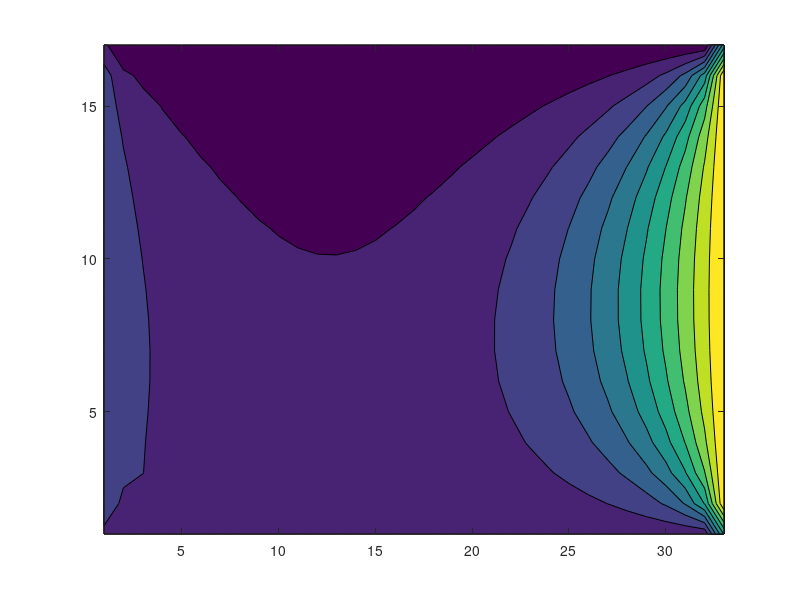

Write MATLAB code to recreate this figure.
%% 3 STEADY STATE TEMPERATURE USING 3 Central Diff
close all, clear all, clc
format long;

%Given data:

L = 0.4;     %[m] x-direction             
H = 0.2;     %[m] y-direction

prompt =  {'Input values for step size dx:', 'Input values for step size dy'};
dlgtitle = 'Input';
definput = {'0.0125', '0.0125'};
dims = [1 50];
%Step size
Input_matrix = inputdlg(prompt, dlgtitle, dims, definput);
dx = (str2double(Input_matrix(1,1)));
dy = str2double(Input_matrix(2,1));

%We got three different points with different x values and constant y value
%That we want to find temperature values for.

x1 = (0.1/dx)+1;
x2 = (0.2/dx)+1;
x3 = round((0.3/dx)+1);
y = (0.1/dy) +1;

            %[vertical(y), horizontal(x)]
            
%Amounts of points in the Rows/collums
M = (H/dy)+1; 
N = (L/dx)+1;
            
%   A)
%Makes the matrices for both step sizes
Matrix_1 = zeros(M, N);  

%Inputs the boundary condition (Corner pieces not correct = 0)
Top_BC = 20;
Bottom_BC = 10;
Left_BC = 30;
Right_BC = 100;
%BOUNDARY CONDITION APPLIED TO THE MATRIX
Matrix_1(M,2:N - 1) = Bottom_BC;
Matrix_1(1,2:N - 1) = Top_BC;
Matrix_1(2:M -1,1) = Left_BC;
Matrix_1(2:M -1,N) = Right_BC;

%Gives average values for corner pieces, just for the 2d contur plot
Matrix_1(1,1) = (Left_BC + Top_BC)/2;
Matrix_1(1,N) = (Right_BC + Top_BC)/2;
Matrix_1(M,1) = (Left_BC + Bottom_BC)/2;
Matrix_1(M,N) = (Right_BC + Bottom_BC)/2;

% Creates all the vectors and matrixes used to solve T_vector
Vect_1_b = zeros(1, ((M - 2)*(N - 2)));          

Matrix_1_A = zeros((M - 2)*(N - 2));

T_Vect_1 = ones(1, (M - 2)*(N - 2));


%3 Point difference with dx = dyc

%Corner pieces
for i = 1:1:length(Vect_1_b)


    if i == 1 %Left top corner
        
        Matrix_1_A(i,i) = -4;
        Matrix_1_A(i,i+1) = 1;
        Matrix_1_A(i, i+(N-2)) = 1;
        
        Vect_1_b(i) = Matrix_1(1,2) + Matrix_1(2,1);
    end
    
    
    if i == (N - 2)    %right top corner
        
        Matrix_1_A(i,i) = -4;
        Matrix_1_A(i,i-1) = 1;
        Matrix_1_A(i, i+(N-2)) = 1;
        
        Vect_1_b(i) = Matrix_1(1,N -1) + Matrix_1(2,N);
    end
    
    if i == ((N-2)*(M-3)) + 1    %left down corner
        
        Matrix_1_A(i,i) = -4;
        Matrix_1_A(i,i+1) = 1;
        Matrix_1_A(i, i-(N-2)) = 1;
        
        Vect_1_b(i) = Matrix_1(M -1 ,1) + Matrix_1(M,2);
    end
    
    if i == (N-2)*(M-2)      %Right down corner
        
        Matrix_1_A(i,i) = -4;
        Matrix_1_A(i,i-1) = 1;
        Matrix_1_A(i, i-(N-2)) = 1;
        
        Vect_1_b(i) = Matrix_1(M,N -1) + Matrix_1(M - 1 ,N);
    end
    

end


%Left most row of unknowns
k = 2;
for i =  (N-1):(N -2):(N-2)*(M-3)

    k = k +1;
    
    Matrix_1_A(i,i) = -4;
    Matrix_1_A(i,i+1) = 1;
    Matrix_1_A(i,i+(N-2)) = 1;
    Matrix_1_A(i,i-(N-2)) = 1;
    
    Vect_1_b(i) = Matrix_1(k,1);
    
end

%Top row of unkowns
k= 2;
for i = 2:1:(N-3)
    
    k = k +1;
    
    Matrix_1_A(i,i) = -4;
    Matrix_1_A(i,i+1) = 1;
    Matrix_1_A(i,i-1) = 1;
    Matrix_1_A(i,i+(N-2)) = 1;
    
    Vect_1_b(i) = Matrix_1(1,k);
    
end
    
%central points of unkowns

for f = 0:1:(M - 5)
    
  
    for i = f*(N - 2)+(N):1:(f*(N - 2)+(N)) + (N - 5)
    
    Matrix_1_A(i,i) = -4;
    Matrix_1_A(i,i+1) = 1;
    Matrix_1_A(i,i-1) = 1;
    Matrix_1_A(i,i+(N-2)) = 1;
    Matrix_1_A(i,i-(N-2)) = 1;
    
    
    end
end

%Right most row of unknowns
k = 2;
for i = 2*(N-2):(N-2):(N-2)*(M-3)
    k = k + 1;
    Matrix_1_A(i,i) = -4;
    Matrix_1_A(i,i-1) = 1;
    Matrix_1_A(i,i+(N-2)) = 1;
    Matrix_1_A(i,i-(N-2)) = 1;
    
    Vect_1_b(i) = Matrix_1(k,N);
    
end

%bottom row of unkowns
k = 2;
for i = ((N-2)*(M - 3))+2:1:((N-2)*(M-2))-1        
        k = k + 1;
    Matrix_1_A(i,i) = -4;
    Matrix_1_A(i,i-1) = 1;
    Matrix_1_A(i,i+1) = 1;
    Matrix_1_A(i,i-(N-2)) = 1;
    
     Vect_1_b(i) = Matrix_1(M,k);
end


T_vect_1 = Matrix_1_A \ -Vect_1_b';  %solve the equ system for Temp values

k = 0;
for b = 2:1:(M - 1)
    
    for i = 2:1:(N - 1)
        k = k+1;
    Matrix_1(b, i) =  T_vect_1(k);
    
    end
end %Fills the matrix with Temp values

%Steady state Temps at the sought of points x1, x2, x3 all at y heigth

X1 = ['At first point ', num2str(Matrix_1(y,x1)), ' Celsius'];
X2 = ['At second point ', num2str(Matrix_1(y,x2)), ' Celsius'];
X3 = ['At third point ', num2str(Matrix_1(y,x3)), ' Celsius'];

disp(X1)
disp(X2)
disp(X3)

contourf(Matrix_1)

%% Question 3: 5 Point Central differention Temp Steady state

close all, clear all, clc
format long;

%Given data:

L = 0.4;     %[m] x-direction             
H = 0.2;     %[m] y-direction

%Starts a program that ask for the value of dx and dy
prompt =  {'Input values for step size dx:', 'Input values for step size dy'};
dlgtitle = 'Input';
definput = {'0.0125', '0.0125'};
dims = [1 50];
%Step size
Input_matrix = inputdlg(prompt, dlgtitle, dims, definput);
dx = (str2double(Input_matrix(1,1)));
dy = str2double(Input_matrix(2,1));      
 

%We got three different points with different x values and constant y value
%That we want to find temperature values for.

x1 = (0.1/dx)+1;
x2 = (0.2/dx)+1;
x3 = round((0.3/dx)+1);
y = (0.1/dy) +1;

            %[vertical(y), horizontal(x)]
            
%Amounts of points in the Rows/collums
M = (H/dy)+1; 
N = (L/dx)+1;
            
%   A)
%Makes the matrices for both step sizes
Matrix_1 = zeros(M, N);  

%Inputs the boundary condition (Corner pieces not correct = 0)
Top_BC = 20;
Bottom_BC = 10;
Left_BC = 30;
Right_BC = 100;
%BOUNDARY CONDITION APPLIED TO THE MATRIX
Matrix_1(M,2:N - 1) = Bottom_BC;
Matrix_1(1,2:N - 1) = Top_BC;
Matrix_1(2:M -1,1) = Left_BC;
Matrix_1(2:M -1,N) = Right_BC;

%Gives average values for corner pieces, just for the 2d contur plot
Matrix_1(1,1) = (Left_BC + Top_BC)/2;
Matrix_1(1,N) = (Right_BC + Top_BC)/2;
Matrix_1(M,1) = (Left_BC + Bottom_BC)/2;
Matrix_1(M,N) = (Right_BC + Bottom_BC)/2;

% Creates all the vectors and matrixes used to solve T_vector
Vect_1_b = zeros(1, ((M - 2)*(N - 2)));          

Matrix_1_A = zeros((M - 2)*(N - 2));

%3 Point difference with dx = dy

%Corner pieces
for i = 1:1:length(Vect_1_b)


    if i == 1 %Left top corner
        
        Matrix_1_A(i,i) = -4;
        Matrix_1_A(i,i+1) = 1;
        Matrix_1_A(i, i+(N-2)) = 1;
        
        Vect_1_b(i) = Matrix_1(1,2) + Matrix_1(2,1);
    end
    
    
    if i == (N - 2)    %right top corner
        
        Matrix_1_A(i,i) = -4;
        Matrix_1_A(i,i-1) = 1;
        Matrix_1_A(i, i+(N-2)) = 1;
        
        Vect_1_b(i) = Matrix_1(1,N -1) + Matrix_1(2,N);
    end
    
    if i == ((N-2)*(M-3)) + 1    %left down corner
        
        Matrix_1_A(i,i) = -4;
        Matrix_1_A(i,i+1) = 1;
        Matrix_1_A(i, i-(N-2)) = 1;
        
        Vect_1_b(i) = Matrix_1(M -1 ,1) + Matrix_1(M,2);
    end
    
    if i == (N-2)*(M-2)      %Right down corner
        
        Matrix_1_A(i,i) = -4;
        Matrix_1_A(i,i-1) = 1;
        Matrix_1_A(i, i-(N-2)) = 1;
        
        Vect_1_b(i) = Matrix_1(M,N -1) + Matrix_1(M - 1 ,N);
    end
    

end

%Left most row of unknowns where 3 points central diff has to be used
k = 2;
for i =  (N-1):(N -2):(N-2)*(M-3)

    k = k +1;
    
    Matrix_1_A(i,i) = -4;
    Matrix_1_A(i,i+1) = 1;
    Matrix_1_A(i,i+(N-2)) = 1;
    Matrix_1_A(i,i-(N-2)) = 1;
    
    Vect_1_b(i) = Matrix_1(k,1);
    
end

%Top row of unkowns where 3 points central diff has to be used
k= 2;
for i = 2:1:(N-3)
    
    k = k +1;
    
    Matrix_1_A(i,i) = -4;
    Matrix_1_A(i,i+1) = 1;
    Matrix_1_A(i,i-1) = 1;
    Matrix_1_A(i,i+(N-2)) = 1;
    
    Vect_1_b(i) = Matrix_1(1,k);
    
end
    
%central points of unkowns Where five point central can be used(Middle
%middle)

for f = 0:1:(M - 7)
    
  
    for i = f*(N-2)+((N*2)-1):1:f*(N-2)+((N*2)-1)+(N-7)
    
    Matrix_1_A(i,i) = -60;
    %Closes points
    Matrix_1_A(i,i+1) = 16;
    Matrix_1_A(i,i-1) = 16;
    Matrix_1_A(i,i+(N-2)) = 16;
    Matrix_1_A(i,i-(N-2)) = 16;
    %Second out points
    Matrix_1_A(i,i+2) = -1;
    Matrix_1_A(i,i-2) = -1;
    Matrix_1_A(i,i-(2*(N-2))) = -1;
    Matrix_1_A(i,i+(2*(N-2))) = -1;
    
    end
end

%Right most row of unknowns where 3 points central diff has to be used
k = 2;
for i = 2*(N-2):(N-2):(N-2)*(M-3)
    k = k + 1;
    Matrix_1_A(i,i) = -4;
    Matrix_1_A(i,i-1) = 1;
    Matrix_1_A(i,i+(N-2)) = 1;
    Matrix_1_A(i,i-(N-2)) = 1;
    
    Vect_1_b(i) = Matrix_1(k,N);
    
end

%bottom row of unkowns where 3 points central diff has to be used
k = 2;
for i = ((N-2)*(M - 3))+2:1:((N-2)*(M-2))-1        
        k = k + 1;
    Matrix_1_A(i,i) = -4;
    Matrix_1_A(i,i-1) = 1;
    Matrix_1_A(i,i+1) = 1;
    Matrix_1_A(i,i-(N-2)) = 1;
    
     Vect_1_b(i) = Matrix_1(M,k);
end


%Third row and collum have BC for the 5 points diff at the outer
%most points

%Corner pieces for the inner matrix where 5 point can be used but with BC
for i = 1:1:length(Vect_1_b)


    if i == N %Left top corner
        
        Matrix_1_A(i,i) = -60;
        %Closes points
        Matrix_1_A(i,i+1) = 16;
        Matrix_1_A(i,i-1) = 16;
        Matrix_1_A(i, i+(N-2)) = 16;
        Matrix_1_A(i, i-(N-2)) = 16;
        %Outer points
        Matrix_1_A(i,i+2) = -1;
        Matrix_1_A(i,i+((N-2)*2)) = -1;
     
        
        Vect_1_b(i) = -(Matrix_1(1,3) - Matrix_1(3,1));
        
        
    end
    
    
    if i == N+(N-5)  %right top corner
        
        Matrix_1_A(i,i) = -60;
        %Closes pointa
        Matrix_1_A(i,i-1) = 16;
        Matrix_1_A(i,i+1) = 16;
        Matrix_1_A(i, i+(N-2)) = 16;
        Matrix_1_A(i, i-(N-2)) = 16;
        %Outer points
        Matrix_1_A(i,i-2) = -1;
        Matrix_1_A(i,i+((N-2)*2)) = -1;
        
        Vect_1_b(i) = -Matrix_1(1,N -2) - Matrix_1(3,N);
    end
    
    
    if i == ((N-2)*(M-4)) + 2   %left down corner
        
        Matrix_1_A(i,i) = -60;
        %Closes pointa
        Matrix_1_A(i,i-1) = 16;
        Matrix_1_A(i,i+1) = 16;
        Matrix_1_A(i, i+(N-2)) = 16;
        Matrix_1_A(i, i-(N-2)) = 16;
        %Outer points
        Matrix_1_A(i,i+2) = -1;
        Matrix_1_A(i,i-((N-2)*2)) = -1;
        
        Vect_1_b(i) = -Matrix_1(M-2,3) - Matrix_1(M,3);
    end
    
    if i == (N-2)*(M-3) -1      %Right down corner
        
        Matrix_1_A(i,i) = -60;
        %Closes pointa
        Matrix_1_A(i,i-1) = 16;
        Matrix_1_A(i,i+1) = 16;
        Matrix_1_A(i, i+(N-2)) = 16;
        Matrix_1_A(i, i-(N-2)) = 16;
        %Outer points
        Matrix_1_A(i,i-2) = -1;
        Matrix_1_A(i,i-((N-2)*2)) = -1;
        
        Vect_1_b(i) = -Matrix_1(M-2,N) - Matrix_1(M,N-2);
    end
    

end


%Top row where 5 point can be used but have boundary condition in the outer
%points:

k = 3;
for i = N+1:1:N+1+(N-7)
    
    k = k + 1;
    Matrix_1_A(i,i) = -60;
    %Close points
    Matrix_1_A(i,i-1) = 16;
    Matrix_1_A(i,i+1) = 16;
    Matrix_1_A(i,i-(N-2)) = 16;
    Matrix_1_A(i,i+(N-2)) = 16;
    %Outer points
    Matrix_1_A(i,i+2) = -1;
    Matrix_1_A(i,i-2) = -1;
    Matrix_1_A(i,i+((N-2)*2)) = -1;
    
    Vect_1_b(i) = -Matrix_1(1,k);

end

%Left side row where 5 point can be used but have boundary condition in the
%outer points

k = 3;
for i = ((2*N)-2):N-2:((2*N)-2)+(M-7)*(N-2)
    
    k = k + 1;
    Matrix_1_A(i,i) = -60;
    %Close points
    Matrix_1_A(i,i-1) = 16;
    Matrix_1_A(i,i+1) = 16;
    Matrix_1_A(i,i-(N-2)) = 16;
    Matrix_1_A(i,i+(N-2)) = 16;
    %Outer points
    Matrix_1_A(i,i+2) = -1;
    Matrix_1_A(i,i-((N-2)*2)) = -1;
    Matrix_1_A(i,i+((N-2)*2)) = -1;
    
    Vect_1_b(i) = -Matrix_1(k,1);

end

%right side row where 5 point can be used but have boundary condition in
%one point
k = 3;
for i = (((N-2)*3)-1):(N-2):((((N-2)*3)-1)+(M-7)*(N-2))
    k = k + 1;
    Matrix_1_A(i,i) = -60;
    %Close points
    Matrix_1_A(i,i-1) = 16;
    Matrix_1_A(i,i+1) = 16;
    Matrix_1_A(i,i-(N-2)) = 16;
    Matrix_1_A(i,i+(N-2)) = 16;
    %Outer points
    Matrix_1_A(i,i-2) = -1;
    Matrix_1_A(i,i-((N-2)*2)) = -1;
    Matrix_1_A(i,i+((N-2)*2)) = -1;
    
    Vect_1_b(i) = -Matrix_1(k,N);

end

%Bottom row where 5 point can be used but have boundary contitons in one
%point

k = 3;
for i = (((N-2)*(M-4)) + 3):1:(((N-2)*(M-4)) + 3)+(N-7)
    
    k = k + 1;
    Matrix_1_A(i,i) = -60;
    %Close points
    Matrix_1_A(i,i-1) = 16;
    Matrix_1_A(i,i+1) = 16;
    Matrix_1_A(i,i-(N-2)) = 16;
    Matrix_1_A(i,i+(N-2)) = 16;
    %Outer points
    Matrix_1_A(i,i+2) = -1;
    Matrix_1_A(i,i-2) = -1;
    Matrix_1_A(i,i-((N-2)*2)) = -1;
    
    Vect_1_b(i) = -Matrix_1(M,k);
    
end

T_Vect_1 = Matrix_1_A \ -Vect_1_b';  %solve the equ system for Temp values

k = 0;
for b = 2:1:(M - 1)
    
    for i = 2:1:(N - 1)
        k = k+1;
    Matrix_1(b, i) =  T_Vect_1(k);
    
    end
end %Fills the matrix with Temp values

%Steady state Temps at the sought of points x1, x2, x3 all at y heigth

X1 = ['At first point ', num2str(Matrix_1(y,x1)), ' Celsius'];
X2 = ['At second point ', num2str(Matrix_1(y,x2)), ' Celsius'];
X3 = ['At third point ', num2str(Matrix_1(y,x3)), ' Celsius'];

disp(X1)
disp(X2)
disp(X3)

contourf(Matrix_1)




